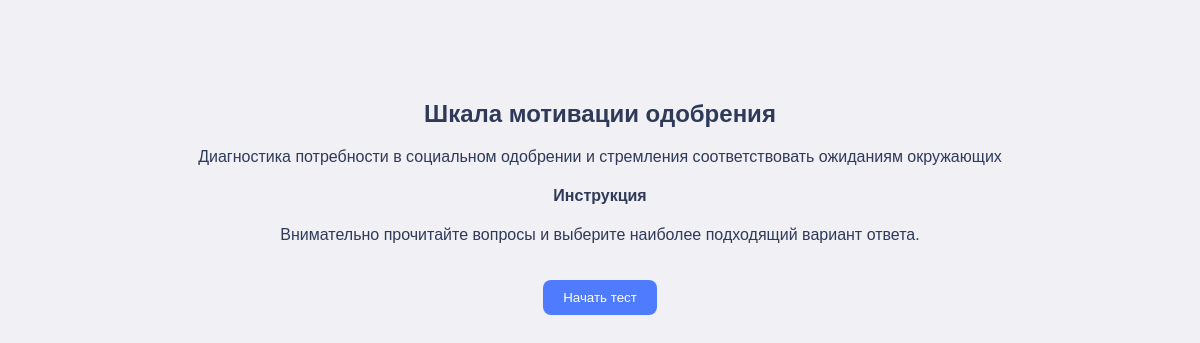
/test/7, run on the app's committed database.
### tables this page shows
CREATE TABLE "tests" (
	"id"	INTEGER,
	"topic"	TEXT NOT NULL,
	"title"	TEXT NOT NULL,
	"is_active"	INTEGER DEFAULT 1,
	"description"	TEXT, visualization_type TEXT, author_id INTEGER, instruction TEXT,
	PRIMARY KEY("id" AUTOINCREMENT)
);

### app.py (the view, shortened to what this page needs)
@app.route('/test/<int:test_id>')
def test_page(test_id):
    conn = sqlite3.connect('database.db')
    cursor = conn.cursor()
    username = session.get('username')
    user_id = None
    retake_mode = request.args.get('retake')
    if username:
        cursor.execute("SELECT id FROM users WHERE username = ?", (username,))
        user = cursor.fetchone()
        if user:
            user_id = user[0]
    cursor.execute("""
        SELECT title, description, instruction, visualization_type
        FROM tests
        WHERE id = ?
    """, (test_id,))
    test_data = cursor.fetchone()
    title, description, instruction, visualization_type = test_data
    cursor.execute("""
        SELECT id FROM user_attempts
        WHERE user_id = ? AND test_id = ?
        ORDER BY id DESC LIMIT 1
    """, (user_id, test_id))
    attempt = cursor.fetchone()
    cursor.execute("""
        SELECT id, question, q_type, order_num
        FROM questions
        WHERE test_id = ?
        ORDER BY order_num
    """, (test_id,))
    question_rows = cursor.fetchall()
    questions = []
    for q_id, question_text, q_type, order_num in question_rows:
        try:
            parsed_text = json.loads(question_text)
        except:
            parsed_text = [question_text]
        cursor.execute("""
            SELECT id, answer_text, score
            FROM answer_options
            WHERE question_id = ?
        """, (q_id,))
        options = cursor.fetchall()
        questions.append({
            'id': q_id,
            'text': parsed_text,
            'type': q_type,
            'order': order_num,
            'options': options
        })
    conn.close()
    return render_template(
        'test.html',
        questions=questions,
        test_id=test_id,
        title=title,
        description=description,
        instruction=instruction
    )

### templates/test.html (shortened to what this page needs)
<!DOCTYPE html>
<html lang="ru">
<head>
    <link rel="stylesheet" href="{{ url_for('static', filename='style/test.css') }}">
</head>
<body>
    <div class="start-screen" id="startScreen">
        <h2>{{ title }}</h2>
        <p>{{ description }}</p>
        {% if instruction %}
            <div class="instruction">
                <h4>Инструкция</h4>
                <p>{{ instruction }}</p>
            </div>
        {% endif %}
        <button onclick="startTest()">Начать тест</button>
    </div>
</body>
</html>

### static/style/test.css (style rules this page uses)
body { font-family: Arial, sans-serif; background: #F0F0F5; color: #2F3A59; margin: 0; }
.start-screen { text-align: center; margin-top: 100px; }
.start-screen button { margin-top: 20px; background: #4F7CFE; color: white; border: none; padding: 10px 20px; border-radius: 8px; cursor: pointer; }

### data on the page
tests: title "Шкала мотивации одобрения", description "Диагностика потребности в социальном одобрении и стремления соответствовать ожиданиям окружающих", instruction "Внимательно прочитайте вопросы и выберите наиболее подходящий вариант ответа."
